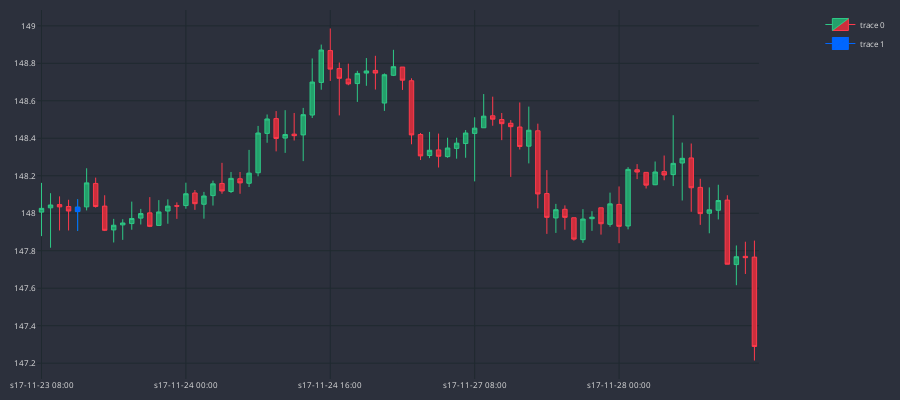

The code cell stored with this chart in its notebook:
### Code cell
MARKER = '#0066FF'
dfp = df_an.iloc[11720:11800]
cp = CandlePlot(dfp, candles=True)
df_temp = cp.df_plot[cp.df_plot.TWEEZER_BOTTOM == True]
cp.fig.add_trace(go.Candlestick(
                x = df_temp.sTime,
                open = df_temp.mid_o,
                high = df_temp.mid_h,
                low = df_temp.mid_l,
                close = df_temp.mid_c,
                line=dict(width=1), opacity=1,
                increasing_fillcolor=MARKER,
                decreasing_fillcolor=MARKER,
                increasing_line_color=MARKER,
                decreasing_line_color=MARKER
            ))

cp.show_plot()
